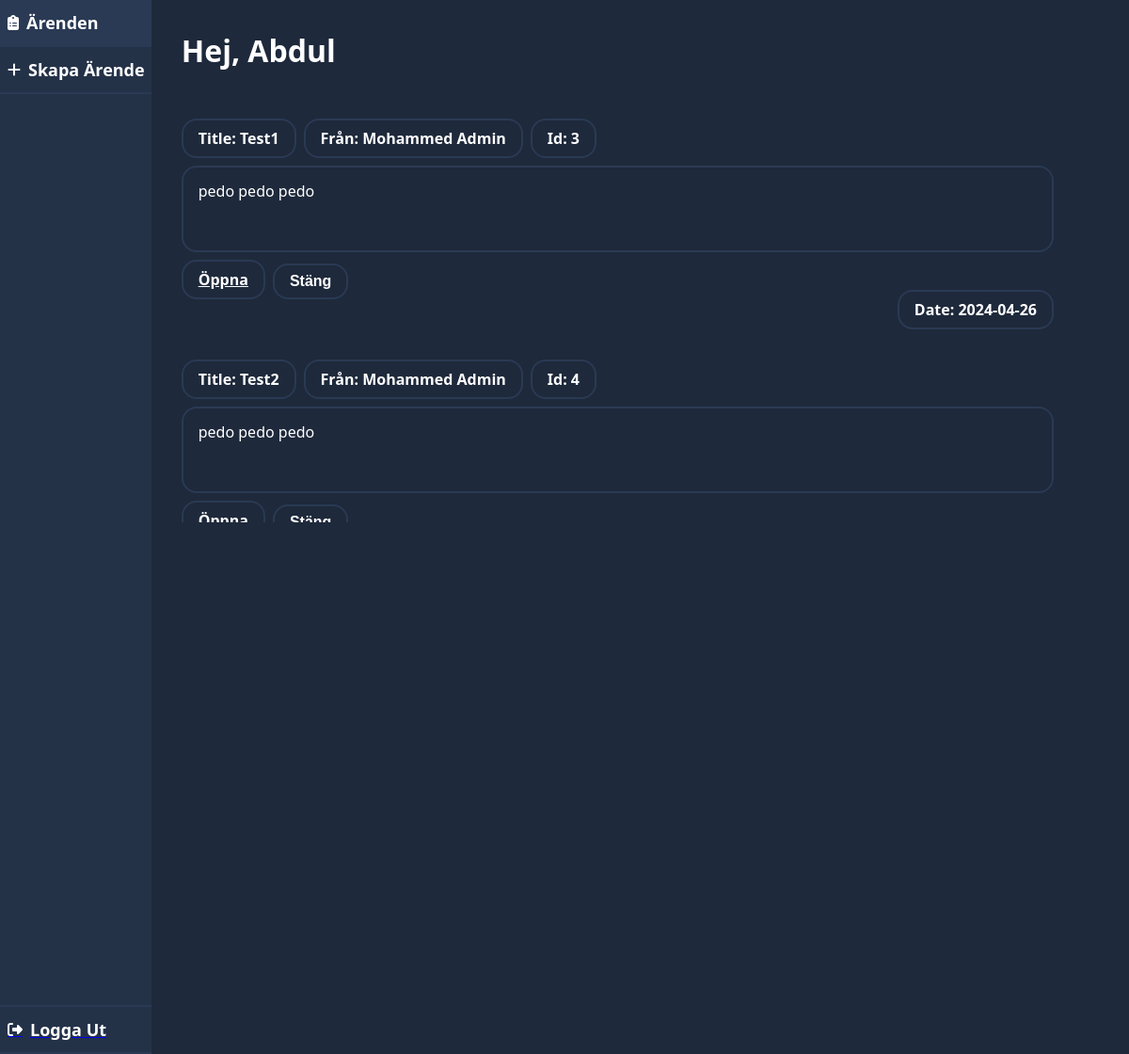
Page /home.php (signed in) on the committed database.
### tables this page shows
CREATE TABLE `issues` (
  `title` text NOT NULL,
  `required_role` text NOT NULL,
  `id` int(11) NOT NULL,
  `date` date NOT NULL DEFAULT current_timestamp(),
  `issuer` text NOT NULL,
  `assinged_to` text NOT NULL,
  `issue_conversation` text NOT NULL
);

### home.php (the view, shortened to what this page needs)
<?php
include 'db.php';
if(isset($_SESSION['id']) && isset($_SESSION['username'])) {
    ?>
    <!DOCTYPE html>
    <html lang="en">
    <head>
        <script src="https://unpkg.com/htmx.org@1.9.12"></script>    </head>
    <body style="width: 100wh; height:100vh; overflow:hidden; margin: 0; background-color: #1e293b; color:white; font-family: 'Segoe UI', Tahoma, Geneva, Verdana, sans-serif;">
        <div style="display:flex; flex-direction: row;">
            <aside style="width: 13rem; display:flex; flex-direction: column; height: 100vh; background-color: #243248; display: flex;">
                <a class="navrow">
                    <i class="fa-solid fa-clipboard-list navRowIcon"></i>
                    <h1 class="navRowText">Ärenden</h1>
                </a>
                <a class="navrow">
                    <i class="fa-solid fa-plus navRowIcon"></i>
                    <h1 class="navRowText">Skapa Ärende</h1>
                </a>
                <a href="logout.php" style="margin-top:auto; border-top: 2px solid #2A3A54;" class="navrow">
                    <i class="fa-solid fa-right-from-bracket navRowIcon"></i>
                    <h1 class="navRowText">Logga Ut</h1>
                </a>
            </aside>
            <div class="issues_dashboard" style="width: 100%; padding-left:2rem; padding-right: 5rem;">
                <h1 style="margin-top: 2rem; margin-bottom: 1rem;">Hej, <?php echo $_SESSION['username']; ?></h1>
                <div class="tickerHolder">
                    <?php
                            $sql = "SELECT id, title, issue_conversation, date, issuer, assinged_to, required_role FROM issues";
                            $result = mysqli_query($conn, $sql);
                            if($result){
                                while($row = $result->fetch_assoc()){
                                    if($_SESSION['role'] === $row['required_role'] && $_SESSION['full_name'] === $row['assinged_to']){
                                        $title = $row['title'];
                                        $issue_conversation = ($row['issue_conversation']);
                                        $issuer = $row['issuer'];
                                        $ticket_id = $row['id'];
                                        $date = $row['date'];
                                        $data = json_decode($issue_conversation, true);
                                        $firstmsg = $data['conversation']['msg1']['text'];
                                        echo "
                                        <div class='ticket'>
                                            <div class='ticketTitleAndIss'>
                                                <h1 id='title' class='ticketStyle'>Title: {$title}</h1>
                                                <h1 id='issue' class='ticketStyle'>Från: {$issuer}</h1>
                                                <h1 id='id' class='ticketStyle'>Id: {$ticket_id}</h1>
                                            </div>
                                            <div class='ticketDescription'>
                                                <span id='description'>{$firstmsg}</span>
                                            </div>
                                            <div class='ticketButtonsAndDate'>
                                                <a id='open' class='ticketStyle bottomButtons' href='arende.php?id=${ticket_id}'>Öppna</a>
                                                <button class='ticketStyle bottomButtons' onclick='addCloseMenu(${ticket_id}, `${title}`)'>Stäng</button>
                                                <h1 id='date' class='ticketStyle' style='margin-left:auto;'>Date: {$date}</h1>
                                            </div>
                                        </div>
                                        ";
                                }
                            }
                            }
                    ?>
                </div>
            </div>
        </div>
</body>
</html>
<?php
}
else{
    header("Location: index.php");
    exit();
    }
?>

### home.php (style rules this page uses)
* { margin: 0; }
.navrow { transition: 0.25s; display: flex; justify-content: left; align-items: center; width: 100%; height: 3rem; border-bottom: 2px solid #2A3A54; }
.navRowText { margin-left: 0.5rem; font-size: large; color: white; font-weight: 600; }
.navRowIcon { margin-left: 0.5rem; color: white; }
.tickerHolder { display: flex; flex-direction: column; padding-top: 2rem; padding-right: 5rem; width: 100%; height: 27rem; overflow-y: scroll; overflow-x: hidden; }
.ticket { margin-bottom: 2rem; padding-right: 2rem; width: 100%; height: 100%; }
.ticketStyle { background-color: transparent; color: white; border-radius: 1rem; border: 2px solid #2A3A54; font-weight: 600; font-size: 1rem; padding: 0.5rem 1rem 0.5rem 1rem; }
.ticketTitleAndIss { width: 100%; height: 20%; display: flex; flex-direction: row; align-items: end; }
.ticketTitleAndIss > * { margin-right: 0.5rem; }
.ticketDescription { margin-top: 0.5rem; background-color: transparent; border-radius: 1rem; outline: none; font-size: 1rem; color: white; border: 2px solid #2A3A54; height: 3.5rem; text-overflow: ellipsis; white-space: none; padding: 1rem; position: relative; line-height: 18px; }
.ticketButtonsAndDate { margin-top: 0.5rem; width: 100%; display: flex; flex-direction: row; align-items: end; }
.bottomButtons { margin-right: 0.5rem; cursor: pointer; }
.bottomButtons { margin-top: auto; margin-bottom: 2rem; }

### rows in the picture
issues: title "Test1", issuer "Mohammed Admin", id "3", issue_conversation "pedo pedo pedo", date "2024-04-26"
issues: title "Test2", issuer "Mohammed Admin", id "4", issue_conversation "pedo pedo pedo"

### other values in the picture
$_SESSION['username'] "Abdul"
